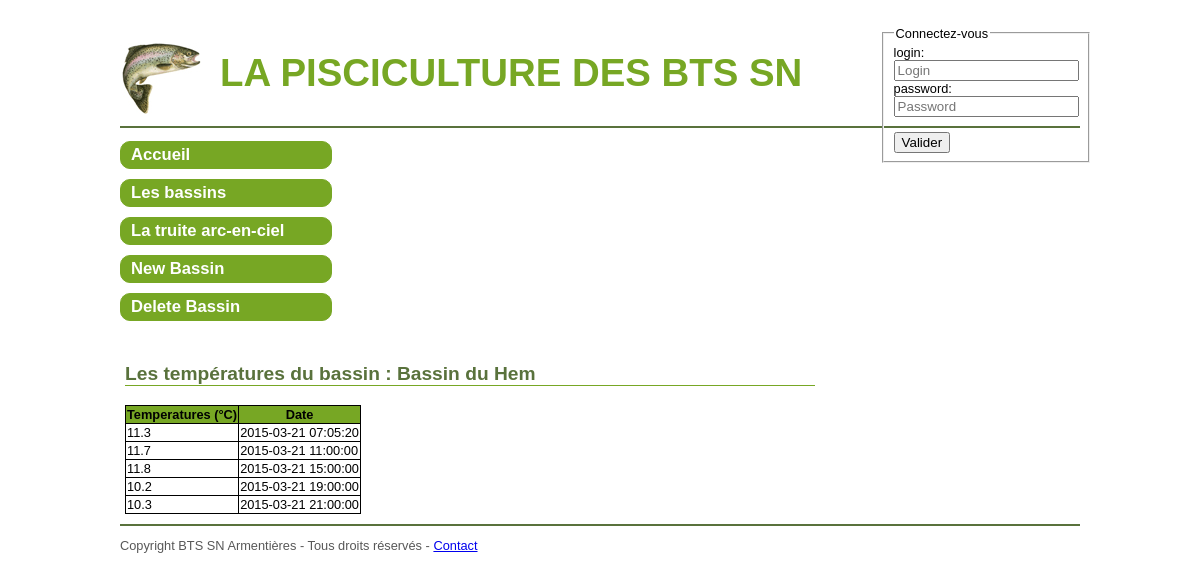
Screenshot of /temperatures.php?idbassin=1&nombassin=Bassin du Hem with the database file from the repository.
### tables this page shows
CREATE TABLE `temperature` (
  `idTemp` int(11) NOT NULL,
  `temp` float NOT NULL,
  `date` timestamp NOT NULL DEFAULT CURRENT_TIMESTAMP,
  `idBassin` int(11) NOT NULL
);

### temperatures.php (the view, shortened to what this page needs)
<?php
if (isset($_GET["nombassin"])) {
    $nomBassin = urldecode($_GET["nombassin"]);
}
?>
<?php
try {
    $idbassin = intval($_GET["idbassin"]);
    $objBdd = new PDO(
            'mysql:host=' . $config_bdd["server"] . ';dbname=' . $config_bdd["name"] . '; charset=utf8', $config_bdd["login"], $config_bdd["pass"]
    );
    $objBdd->setAttribute(PDO::ATTR_ERRMODE, PDO::ERRMODE_EXCEPTION);
    $temps = $objBdd->prepare("SELECT * FROM temperature  WHERE idBassin = :id");
    $temps->bindParam(':id', $idbassin, PDO::PARAM_INT);
    $temps->execute();
} catch (Exception $prme) {
    $err_msg = "Attention, il y a problème d'accés à la base de donnée";
}
?>
<article>
    <h1>Les températures du bassin : <?php
        if (isset($_GET["nombassin"])) {
            echo $nomBassin;
        }
        ?>
    </h1>
    <table>
        <thead>
            <tr>
                <th>Temperatures (°C)</th>
                <th>Date</th>
            </tr>
        </thead>
        <tbody>
            <?php while ($temp = $temps->fetch()) { ?>
                <tr>
                    <td><?php echo $temp['temp']; ?></td>
                    <td><?php echo $temp['date']; ?></td>
                </tr>
            <?php } $temps->closeCursor(); ?>
        </tbody>
    </table>
</article>
<?php require 'gabarit/template.php'; ?>

### css/styles.css (style rules this page uses)
body { font-family: Arial, Verdana, sans-serif; font-size: 0.8em; color: black; background-color: white; }
article { padding: 10px 5px 10px 5px; clear: both; }
article h1 { color: rgb(89,114,60); font-size: 1.5em; border-bottom: 1px solid rgb(119,167,36); }
table, th, td { border: 1px solid black; border-collapse: collapse; }
thead { background-color: rgb(119,167,36); }

### rows the page displays
temperature: temp "11.3", date "2015-03-21 07:05:20"
temperature: temp "11.7", date "2015-03-21 11:00:00"
temperature: temp "11.8", date "2015-03-21 15:00:00"
temperature: temp "10.2", date "2015-03-21 19:00:00"
temperature: temp "10.3", date "2015-03-21 21:00:00"

### other values shown
$nomBassin "Bassin du Hem"
